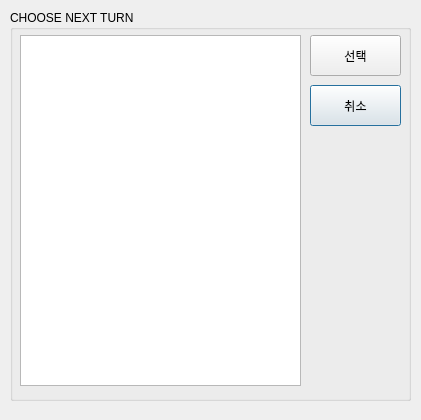
<?xml version="1.0" encoding="UTF-8"?>
<ui version="4.0">
 <class>Dialog</class>
 <widget class="QDialog" name="Dialog">
  <property name="geometry">
   <rect>
    <x>0</x>
    <y>0</y>
    <width>421</width>
    <height>420</height>
   </rect>
  </property>
  <property name="windowTitle">
   <string>Dialog</string>
  </property>
  <widget class="QGroupBox" name="groupBox">
   <property name="geometry">
    <rect>
     <x>10</x>
     <y>10</y>
     <width>401</width>
     <height>391</height>
    </rect>
   </property>
   <property name="title">
    <string>CHOOSE NEXT TURN</string>
   </property>
   <widget class="QPushButton" name="btnCancel">
    <property name="geometry">
     <rect>
      <x>300</x>
      <y>75</y>
      <width>91</width>
      <height>41</height>
     </rect>
    </property>
    <property name="text">
     <string>취소</string>
    </property>
   </widget>
   <widget class="QPushButton" name="btnSelect">
    <property name="geometry">
     <rect>
      <x>300</x>
      <y>25</y>
      <width>91</width>
      <height>41</height>
     </rect>
    </property>
    <property name="text">
     <string>선택</string>
    </property>
   </widget>
   <widget class="QTableWidget" name="tableWidget">
    <property name="geometry">
     <rect>
      <x>10</x>
      <y>25</y>
      <width>281</width>
      <height>351</height>
     </rect>
    </property>
   </widget>
  </widget>
 </widget>
 <resources/>
 <connections/>
</ui>
